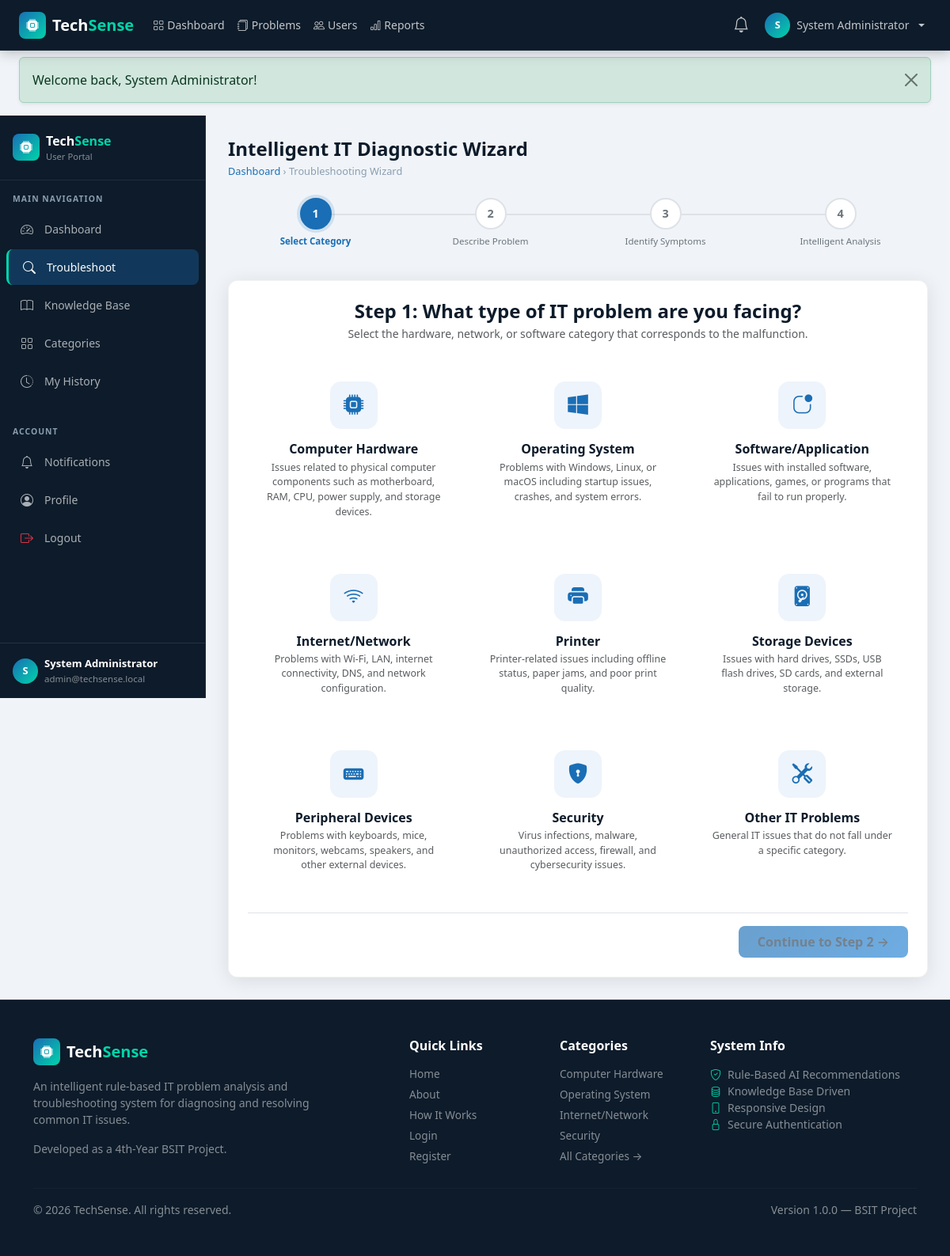
The page /user/troubleshoot.php (signed in) on the database its author committed.
### tables this page shows
CREATE TABLE IF NOT EXISTS categories (
    id INT AUTO_INCREMENT PRIMARY KEY,
    category_name VARCHAR(100) NOT NULL,
    description TEXT,
    icon VARCHAR(60) DEFAULT 'bi-cpu',
    status ENUM('active','inactive') DEFAULT 'active',
    created_at TIMESTAMP DEFAULT CURRENT_TIMESTAMP
);

### includes/functions.php (called while the page is built, shortened)
<?php
function e(string $str): string {
    return htmlspecialchars($str, ENT_QUOTES | ENT_SUBSTITUTE, 'UTF-8');
}

### user/troubleshoot.php (the view, shortened to what this page needs)
<?php
require_once __DIR__ . '/../config/db.php';
require_once __DIR__ . '/../includes/functions.php';
$categories = [];
try {
    $stmt = $pdo->query("SELECT id, category_name, description, icon FROM categories WHERE status = 'active' ORDER BY id ASC");
    $categories = $stmt->fetchAll();
} catch (Exception $e) {
    $categories = [];
}
require_once __DIR__ . '/../includes/header.php';
?>
<div class="ts-layout">
  <?php require_once __DIR__ . '/../includes/user-sidebar.php'; ?>
  <main class="ts-content" id="ts-wizard">
    <div class="ts-page-header">
      <h1>Intelligent IT Diagnostic Wizard</h1>
      <div class="ts-breadcrumb">
        <a href="<?= BASE_URL ?>/user/dashboard.php">Dashboard</a> &rsaquo;
        <span>Troubleshooting Wizard</span>
      </div>
    </div>
    <div class="ts-wizard-steps">
      <div class="ts-wizard-step active" id="wizardStep1">
        <div class="ts-step-num">1</div>
        <div class="ts-step-label">Select Category</div>
      </div>
      <div class="ts-wizard-step" id="wizardStep2">
        <div class="ts-step-num">2</div>
        <div class="ts-step-label">Describe Problem</div>
      </div>
      <div class="ts-wizard-step" id="wizardStep3">
        <div class="ts-step-num">3</div>
        <div class="ts-step-label">Identify Symptoms</div>
      </div>
      <div class="ts-wizard-step" id="wizardStep4">
        <div class="ts-step-num">4</div>
        <div class="ts-step-label">Intelligent Analysis</div>
      </div>
    </div>
    <form id="wizardForm" method="POST" action="<?= BASE_URL ?>/user/analysis.php">
      <div class="ts-wizard-panel" id="step1">
        <div class="ts-card p-4">
          <div class="text-center max-w-700 mx-auto mb-4">
            <h4 class="fw-bold text-navy mb-1">Step 1: What type of IT problem are you facing?</h4>
            <p class="text-muted small">Select the hardware, network, or software category that corresponds to the malfunction.</p>
          </div>
          <div class="row g-3">
            <?php foreach ($categories as $cat): ?>
              <div class="col-sm-6 col-md-4">
                <div class="ts-cat-card ts-category-select-card h-100" data-cat-id="<?= $cat['id'] ?>">
                  <div class="ts-cat-icon">
                    <i class="bi <?= e($cat['icon'] ?: 'bi-tools') ?>"></i>
                  </div>
                  <h6 class="fw-bold text-navy mb-1"><?= e($cat['category_name']) ?></h6>
                  <p class="text-muted small mb-0" style="font-size: 0.78rem;"><?= e($cat['description']) ?></p>
                </div>
              </div>
            <?php endforeach; ?>
          </div>
          <div class="d-flex justify-content-end mt-4 pt-3 border-top">
            <button type="button" class="btn btn-ts-primary px-4 py-2" id="nextToStep2" disabled>
              Continue to Step 2 &rarr;
            </button>
          </div>
        </div>
      </div>
    </form>
  </main>
</div>
<?php require_once __DIR__ . '/../includes/footer.php'; ?>

### assets/css/style.css (style rules this page uses)
:root { --ts-navy: #0d1b2a; --ts-navy-light: #1b2d42; --ts-navy-mid: #162236; --ts-blue: #1a6eb5; --ts-blue-light: #2181d4; --ts-accent: #00d4aa; --ts-accent-dark: #00b894; --ts-text: #e8ecf0; --ts-text-muted: #8b9db0; --ts-card-bg: #ffffff; --ts-border: rgba(255, 255, 255, 0.08); --ts-sidebar-w: 260px; --ts-navbar-h: 64px; --ts-radius: 12px; --ts-radius-sm: 8px; --ts-shadow: 0 4px 24px rgba(0, 0, 0, 0.10); --ts-shadow-lg: 0 8px 40px rgba(0, 0, 0, 0.16); }
*, *::before, *::after { box-sizing: border-box; }
body { font-family: 'Segoe UI', system-ui, -apple-system, sans-serif; background-color: #f0f4f8; color: #2c3e50; min-height: 100vh; display: flex; flex-direction: column; }
a { text-decoration: none; }
.btn-ts-primary { background: linear-gradient(135deg, var(--ts-blue), var(--ts-blue-light)); border: none; color: #fff; font-weight: 600; border-radius: 8px; transition: all 0.2s; }
.ts-layout { display: flex; min-height: calc(100vh - var(--ts-navbar-h)); }
.ts-content { flex: 1; padding: 1.75rem; overflow-x: hidden; }
.ts-page-header { margin-bottom: 1.5rem; }
.ts-page-header h1 { font-size: 1.5rem; font-weight: 700; color: var(--ts-navy); margin-bottom: 0.25rem; }
.ts-breadcrumb { font-size: 0.8rem; color: var(--ts-text-muted); }
.ts-breadcrumb a { color: var(--ts-blue); }
.ts-card { background: #fff; border-radius: var(--ts-radius); box-shadow: var(--ts-shadow); border: 1px solid rgba(0, 0, 0, 0.05); overflow: hidden; }
.ts-cat-card { background: #fff; border-radius: var(--ts-radius); border: 1.5px solid #e9ecef; padding: 1.5rem 1rem; text-align: center; transition: all 0.25s; cursor: pointer; }
.ts-cat-icon { width: 60px; height: 60px; border-radius: 14px; background: #eef4fb; color: var(--ts-blue); display: flex; align-items: center; justify-content: center; font-size: 1.6rem; margin: 0 auto 1rem; transition: all 0.25s; }
.ts-wizard-steps { display: flex; justify-content: center; align-items: center; gap: 0; margin-bottom: 2.5rem; }
.ts-wizard-step { display: flex; flex-direction: column; align-items: center; gap: 0.4rem; flex: 1; position: relative; }
.ts-wizard-step:not(:last-child)::after { content: ''; position: absolute; top: 20px; left: 50%; width: 100%; height: 2px; background: #dee2e6; z-index: 0; }
.ts-step-num { width: 40px; height: 40px; border-radius: 50%; display: flex; align-items: center; justify-content: center; font-weight: 700; font-size: 0.9rem; z-index: 1; border: 2px solid #dee2e6; background: #fff; color: #6c757d; transition: all 0.3s; }
.ts-wizard-step.active .ts-step-num { border-color: var(--ts-blue); background: var(--ts-blue); color: #fff; box-shadow: 0 0 0 4px rgba(26, 110, 181, 0.15); }
.ts-step-label { font-size: 0.72rem; color: #6c757d; font-weight: 500; text-align: center; }
.ts-wizard-step.active .ts-step-label { color: var(--ts-blue); font-weight: 600; }
.text-navy { color: var(--ts-navy) !important; }

### user/troubleshoot.php (style rules this page uses)
.ts-category-select-card { transition: all 0.2s ease; border: 2px solid transparent; }

### rows shown on the page
categories: category_name "Computer Hardware", description "Issues related to physical computer components such as motherboard, RAM, CPU, power supply, and storage devices."
categories: category_name "Operating System", description "Problems with Windows, Linux, or macOS including startup issues, crashes, and system errors."
categories: category_name "Software/Application", description "Issues with installed software, applications, games, or programs that fail to run properly."
categories: category_name "Internet/Network", description "Problems with Wi-Fi, LAN, internet connectivity, DNS, and network configuration."
categories: category_name "Printer", description "Printer-related issues including offline status, paper jams, and poor print quality."
categories: category_name "Storage Devices", description "Issues with hard drives, SSDs, USB flash drives, SD cards, and external storage."
categories: category_name "Peripheral Devices", description "Problems with keyboards, mice, monitors, webcams, speakers, and other external devices."
categories: category_name "Security", description "Virus infections, malware, unauthorized access, firewall, and cybersecurity issues."
categories: category_name "Other IT Problems", description "General IT issues that do not fall under a specific category."

### other values the page prints
substr($curUser['full_name'], 0, 1) "S"
$curUser['full_name'] "System Administrator"
$flash['message'] "Welcome back, System Administrator!"
substr($curUser['full_name'] ?? 'U', 0, 1) "S"
$curUser['email'] "admin@techsense.local"
